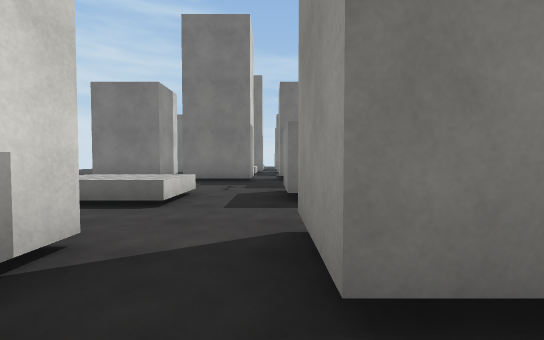
View 1 (above)

14 first-person views from a walk through a 3-D level made in the Unity game engine. The camera is 1.3 m above the floor, tilts 2° down and sees 90° across. The floor is counted in squares, 2 m on a side. Each view is taken from the middle of a square. On the plan, view 1 faces up. The plan holds only what a view shows up to about 9 squares ahead; the rest is blank. Surface patterns are stand-ins for the level's own textures.

View 2
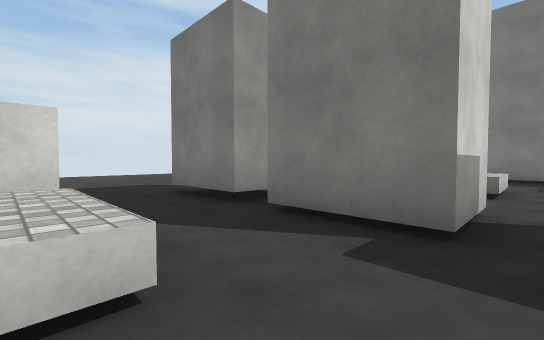

View 3
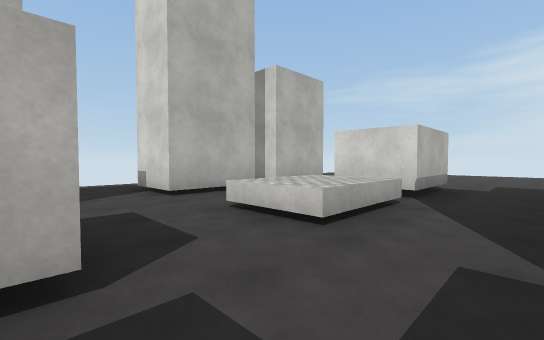

View 4
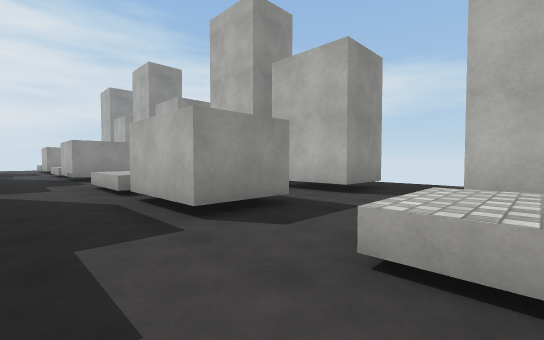

View 5
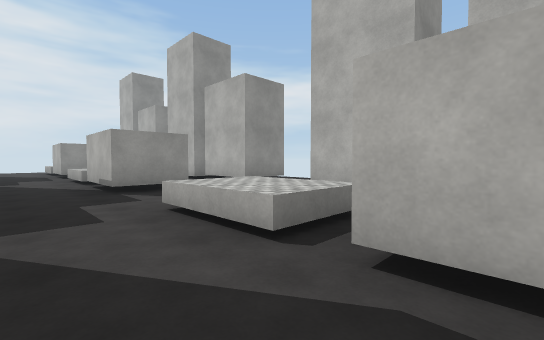

View 6
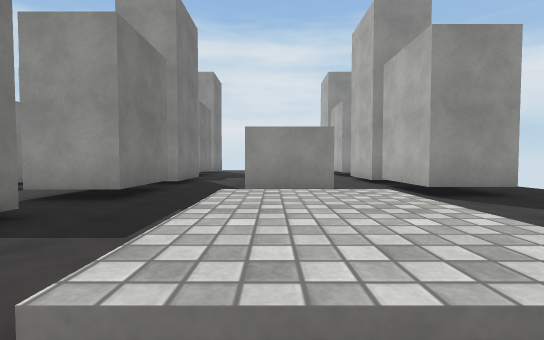

View 7
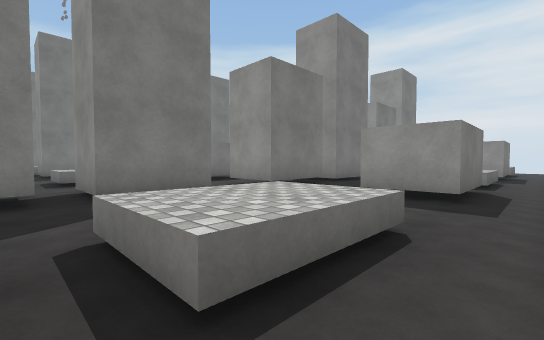

View 8
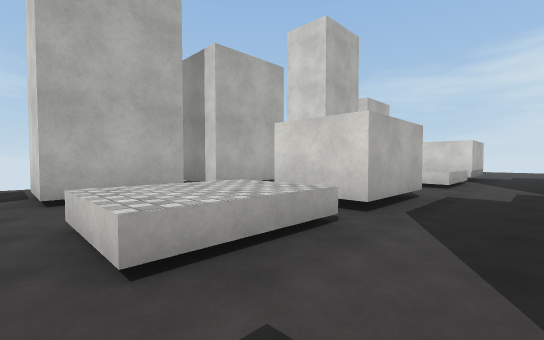

View 9
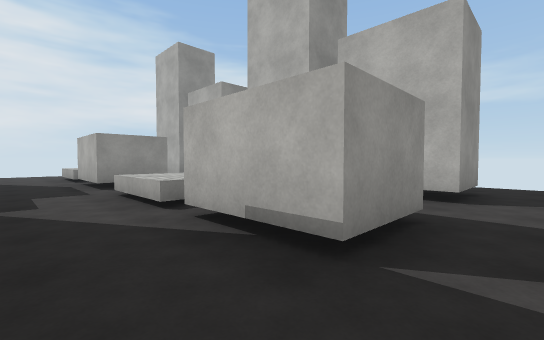

View 10
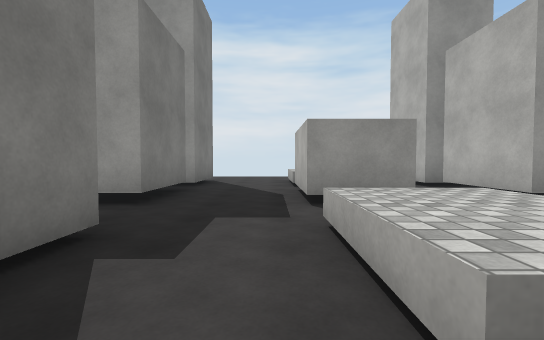

View 11
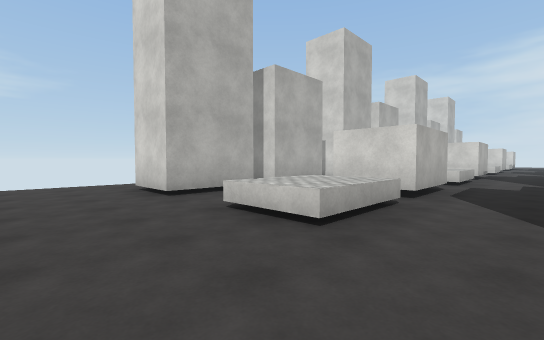

View 12
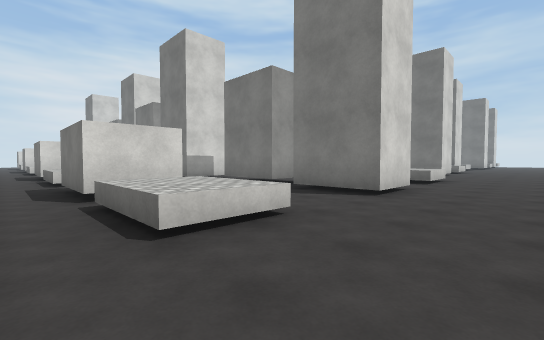

View 13
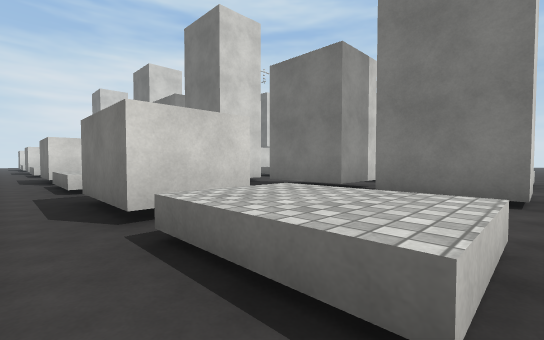

View 14
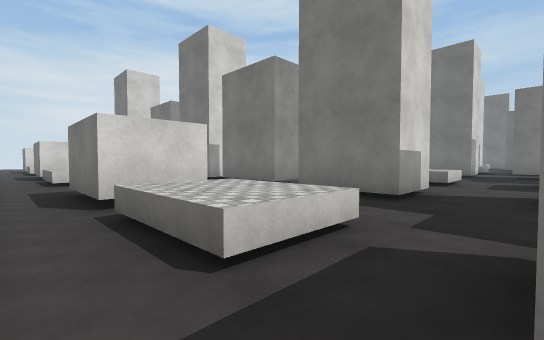

### Floor plan
Key: @ floor where view 1 was taken; # wall or solid block; . floor; / step, stairs or slope; ^ raised ledge.
Columns run from 12 left of view 1 to 20 right of it. Each row starts with its distance up from view 1.
  9        ## ##/#           #
  8           ...           ..    ...
  7           ...          ...    ...
  6           ...          ...    ...
  5          ^^..# ^       ^.    ^...
  4          ^^..  .    #  ^...   ...
  3           ... ..   ..  .....  ...
  2   ..      #..###  .#   #.###  #..
  1  .....##.##..#####.##.##.######..
  0 ............@....................
 -1 .................................
 -2  ....###^^..##.^^..###^^.###^^...
 -3        #^^..##.^^..###^^.###^^...
 -4          ........................
 -5      #####..##.##..##### ######..
 -6        ###..##. #..#       #  #..
 -7           ....   .....        ...
 -8           ....   .....        ...

Where each view was taken, in squares from view 1:
view 1: 0 up, 0 right, facing up
view 2: 2 down, 1 left, facing up-left
view 3: 0 up, 0 right, facing down-left
view 4: 0 up, 3 left, facing down-right
view 5: 0 up, 1 right, facing down-right
view 6: 2 down, 2 right, facing right
view 7: 4 down, 2 right, facing up-right
view 8: 0 up, 5 right, facing down-left
view 9: 0 up, 6 right, facing down-right
view 10: 1 down, 9 right, facing right
view 11: 0 up, 20 right, facing down-left
view 12: 4 down, 20 right, facing up-left
view 13: 4 down, 18 right, facing up-left
view 14: 4 down, 13 right, facing up-left
